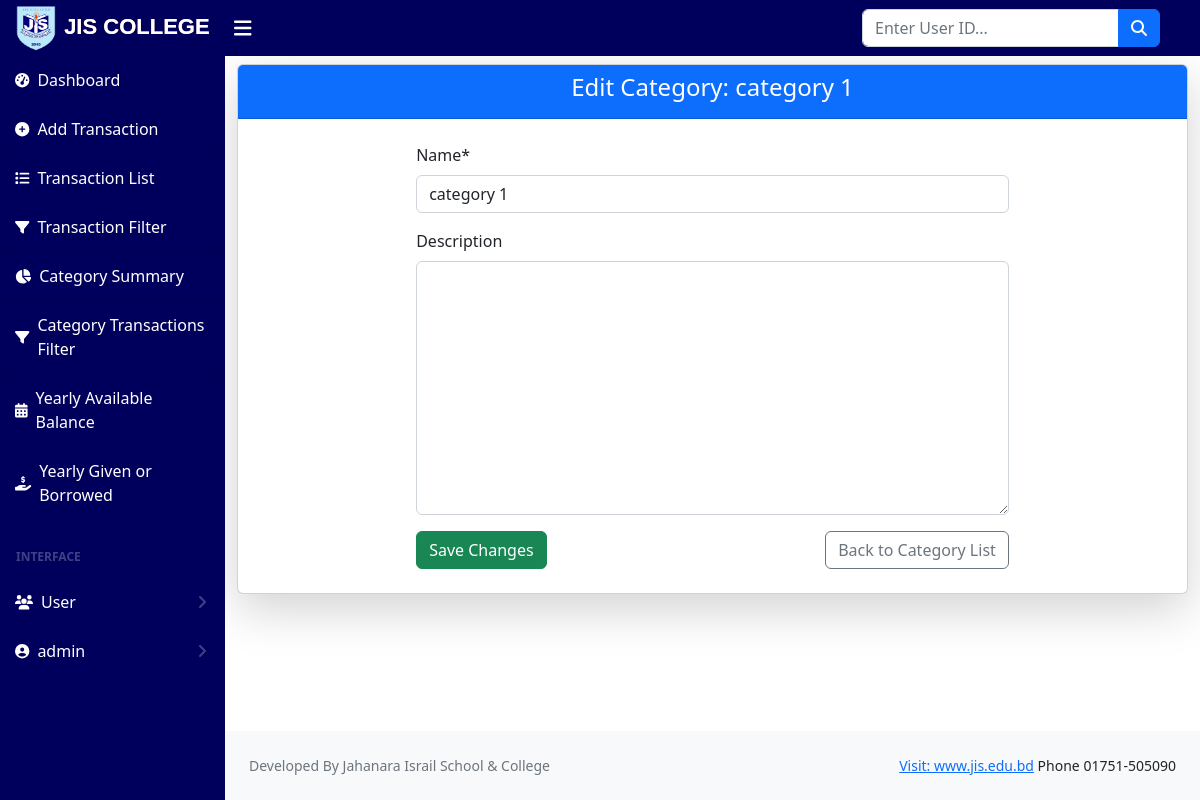
The page /category/edit/1/ (signed in) on the database as committed earlier.
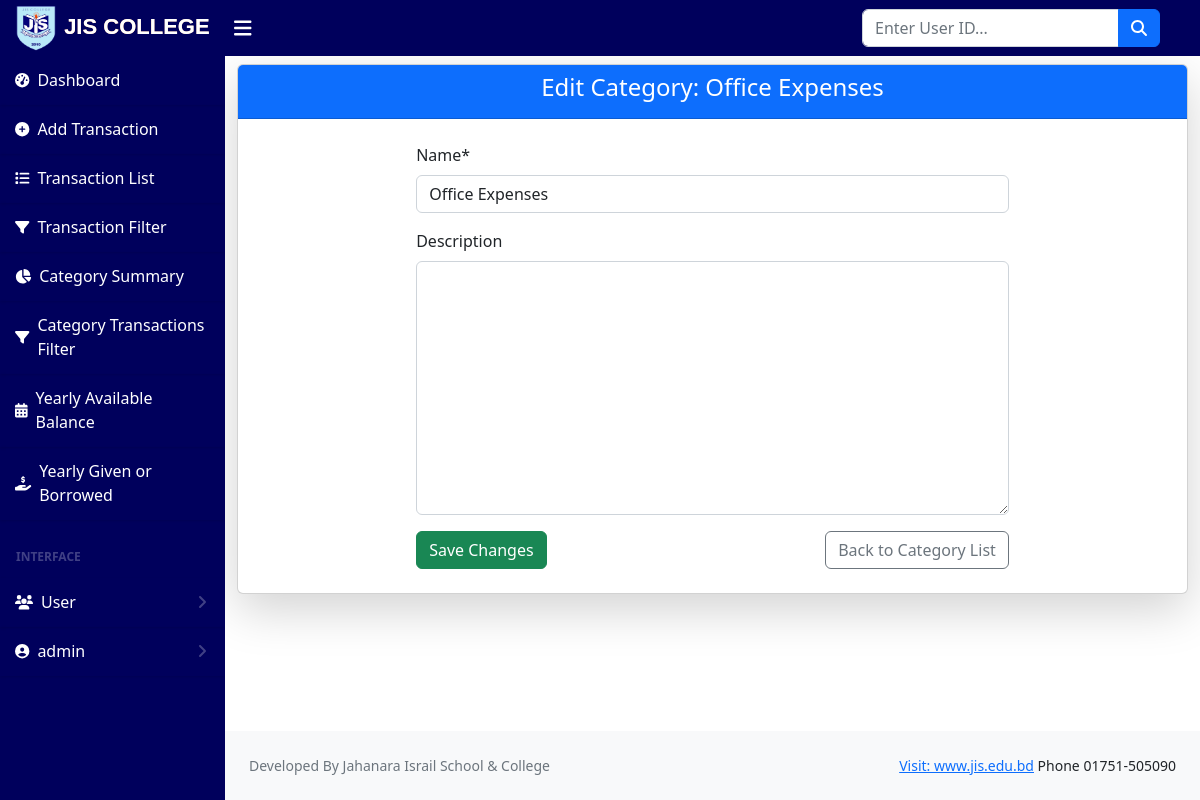
The same page on the database as committed later.
### account/models.py (models this page shows, shortened)
class TransactionCategory(models.Model):
    name = models.CharField(max_length=255, unique=True)
    description = models.TextField(blank=True, null=True)

### account/views.py (the view)
# urls.py: path('category/edit/<int:category_id>/', add_or_edit_transaction_category, name='edit_category'),
@user_passes_test(lambda u: u.is_superuser or u.is_staff, login_url='login')
def add_or_edit_transaction_category(request, category_id=None):
    if category_id:
        category = get_object_or_404(TransactionCategory, id=category_id)
    else:
        category = None
    if request.method == 'POST':
        form = TransactionCategoryForm(request.POST, instance=category)
        if form.is_valid():
            form.save()
            return redirect('category_list')  # Redirect to the category list after saving
    else:
        form = TransactionCategoryForm(instance=category)
    return render(request, 'transactions/add_or_edit_category.html', {'form': form, 'category': category})

### account/forms.py
class TransactionCategoryForm(forms.ModelForm):
    class Meta:
        model = TransactionCategory
        fields = ['name', 'description']

### templates/transactions/add_or_edit_category.html (shortened to what this page needs)
{% extends 'base.html' %}
{% load crispy_forms_tags %}
{% block content %}
<div class="container mt-2">
    <div class="card shadow-lg">
        <div class="card-header bg-primary text-white text-center">
            <h4>
                {% if category %}
                    Edit Category: {{ category.name }}
                {% else %}
                    Add New Category
                {% endif %}
            </h4>
        </div>
        <div class="card-body p-4">
            <form method="POST" action="{% if category %}{% url 'edit_category' category.id %}{% else %}{% url 'add_category' %}{% endif %}">
                <div class="row justify-content-center">
                    <div class="col-md-8">
                        <div class="mb-3">
                            {{ form|crispy }}
                        </div>
                        <div class="d-flex justify-content-between">
                            <button type="submit" class="btn btn-success">
                                {% if category %}Save Changes{% else %}Add Category{% endif %}
                            </button>
                            <a href="{% url 'category_list' %}" class="btn btn-outline-secondary">Back to Category List</a>
                        </div>
                    </div>
                </div>
            </form>
        </div>
    </div>
</div>
{% endblock %}

Rows that differ between the two databases and show on the page:
changed TransactionCategory: name "category 1" → "Office Expenses"
